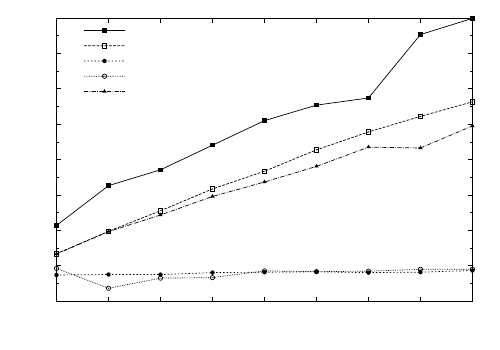

Source code (gnuplot):
set terminal epslatex monochrome
            set output 'homology-speedup.tex'
            set key top left
            set xrange [ 2 : 10  ]
            set yrange [ 0.001419289  : 7.98701  ]
	    set mytics 2
    	set xlabel '\# of partitions'
    	set ylabel 'homology speedup '
	set style line 1 pt 5 lw 2 
	set style line 2 pt 4 lw 2 
	set style line 3 pt 7 lw 2 
	set style line 4 pt 6 lw 2 
	set style line 5 pt 9 lw 2 
	set style line 6 pt 8 lw 1 
	set style line 7 pt 11 lw 1 
	set style line 8 pt 10 lw 1
plot 'homology-speedup.dat' u 1:2 t '\bunny' w lp ls 1, \
'homology-speedup.dat' u 1:4 t '\blobs' w lp ls 2, \
'homology-speedup.dat' u 1:6 t '\clique' w lp ls 3, \
'homology-speedup.dat' u 1:8 t '\gnp' w lp ls 4, \
'homology-speedup.dat' u 1:10 t '\sphere' w lp ls 5 
